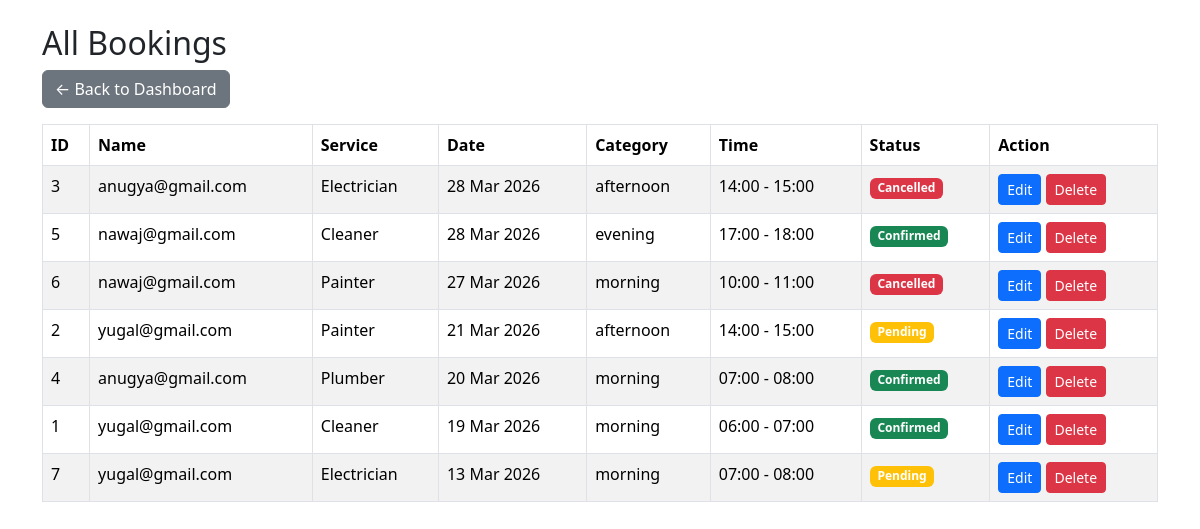
Page /View/admindashboard/all-booking.php (signed in) on the committed database.
### tables this page shows
CREATE TABLE `bookings` (
  `booking_id` int(11) NOT NULL,
  `username` varchar(255) NOT NULL,
  `profession_id` int(11) DEFAULT NULL,
  `professional_name` varchar(255) DEFAULT NULL,
  `work_id` int(11) NOT NULL,
  `booking_date` date NOT NULL,
  `time_slot_id` int(11) NOT NULL,
  `service_address` text NOT NULL,
  `notes` text DEFAULT NULL,
  `status` enum('pending','confirmed','completed','cancelled') DEFAULT 'pending'
);

CREATE TABLE `profession` (
  `profession_id` int(10) NOT NULL,
  `profession_name` varchar(50) DEFAULT NULL
);

CREATE TABLE `time_slots` (
  `id` int(11) NOT NULL,
  `time_category` enum('morning','afternoon','evening') NOT NULL,
  `start_time` time NOT NULL,
  `end_time` time NOT NULL
);

### View/admindashboard/all-booking.php (the view, shortened to what this page needs)
<?php
include '../../includes/dbconnect.php';
$limit = 10;
$page = isset($_GET['page']) ? (int) $_GET['page'] : 1;
$offset = ($page - 1) * $limit;
$query = "
SELECT
    bookings.booking_id,
    bookings.username,
    bookings.booking_date,
    bookings.status,
    profession.profession_name,
    time_slots.start_time,
    time_slots.end_time,
    time_slots.time_category
FROM bookings
LEFT JOIN profession
    ON bookings.profession_id = profession.profession_id
LEFT JOIN time_slots
    ON bookings.time_slot_id = time_slots.id
ORDER BY bookings.booking_date DESC
LIMIT $limit OFFSET $offset
";
$result = mysqli_query($conn, $query);
?>
<!DOCTYPE html>
<html>
<head>
    <link href="https://cdn.jsdelivr.net/npm/bootstrap@5.3.3/dist/css/bootstrap.min.css" rel="stylesheet">
</head>
<body>
    <div class="container mt-4">
        <h2>All Bookings</h2>
        <a href="dashboard.php" class="btn btn-secondary mb-3">← Back to Dashboard</a>
        <table class="table table-bordered table-striped">
            <thead>
                <tr>
                    <th>ID</th>
                    <th>Name</th>
                    <th>Service</th>
                    <th>Date</th>
                    <th>Category</th>
                    <th>Time</th>
                    <th>Status</th>
                    <th>Action</th>
                </tr>
            </thead>
            <tbody>
                <?php
                if (mysqli_num_rows($result) > 0) {
                    while ($row = mysqli_fetch_assoc($result)) {
                        $bookingDate = date('d M Y', strtotime($row['booking_date']));
                        ?>
                        <tr>
                            <td><?= $row['booking_id'] ?></td>
                            <td><?= $row['username'] ?></td>
                            <td><?= $row['profession_name'] ?></td>
                            <td><?= $bookingDate ?></td>
                            <td><?= $row['time_category'] ?></td>
                            <td>
                                <?= date('H:i', strtotime($row['start_time'])) ?>
                                -
                                <?= date('H:i', strtotime($row['end_time'])) ?>
                            </td>
                            <td>
                                <?php
                                if ($row['status'] == 'pending')
                                    echo "<span class='badge bg-warning'>Pending</span>";
                                elseif ($row['status'] == 'confirmed')
                                    echo "<span class='badge bg-success'>Confirmed</span>";
                                elseif ($row['status'] == 'completed')
                                    echo "<span class='badge bg-primary'>Completed</span>";
                                else
                                    echo "<span class='badge bg-danger'>Cancelled</span>";
                                ?>
                            </td>
                            <td>
                                <a href="booking-edit.php?booking_id=<?= $row['booking_id']; ?>" class="btn btn-sm btn-primary">
                                    <i class="fas fa-edit"></i> Edit
                                </a>
                                <a href="delete-booking.php?id=<?= $row['booking_id']; ?>" class="btn btn-sm btn-danger"
                                    onclick="return confirm('Are you sure you want to delete this booking?');">
                                    <i class="fas fa-trash-can"></i> Delete
                                </a>
                            </td>
                        </tr>
                        <?php
                    }
                } else {
                    echo "<tr><td colspan='8'>No bookings found</td></tr>";
                }
                ?>
            </tbody>
        </table>

### rows in the picture
bookings: booking_id "3", username "anugya@gmail.com", profession.profession_name "Electrician", booking_date "28 Mar 2026", time_slot.time_category "afternoon", time_slot.start_time "14:00", time_slot.end_time "15:00", status "Cancelled"
bookings: booking_id "5", username "nawaj@gmail.com", profession.profession_name "Cleaner", booking_date "28 Mar 2026", time_slot.time_category "evening", time_slot.start_time "17:00", time_slot.end_time "18:00", status "Confirmed"
bookings: booking_id "6", username "nawaj@gmail.com", profession.profession_name "Painter", booking_date "27 Mar 2026", time_slot.time_category "morning", time_slot.start_time "10:00", time_slot.end_time "11:00", status "Cancelled"
bookings: booking_id "2", username "yugal@gmail.com", profession.profession_name "Painter", booking_date "21 Mar 2026", time_slot.time_category "afternoon", time_slot.start_time "14:00", time_slot.end_time "15:00", status "Pending"
bookings: booking_id "4", username "anugya@gmail.com", profession.profession_name "Plumber", booking_date "20 Mar 2026", time_slot.time_category "morning", time_slot.start_time "07:00", time_slot.end_time "08:00", status "Confirmed"
bookings: booking_id "1", username "yugal@gmail.com", profession.profession_name "Cleaner", booking_date "19 Mar 2026", time_slot.time_category "morning", time_slot.start_time "06:00", time_slot.end_time "07:00", status "Confirmed"
bookings: booking_id "7", username "yugal@gmail.com", profession.profession_name "Electrician", booking_date "13 Mar 2026", time_slot.time_category "morning", time_slot.start_time "07:00", time_slot.end_time "08:00", status "Pending"
